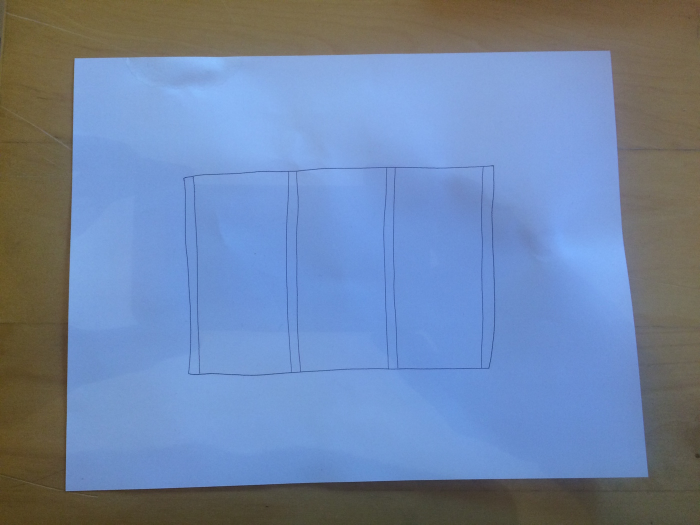
#> input picture find-paper/sample1.jpg, 1400 x 1050 px (shown at 1/2 size)
$ python -i sameLength.py   (imports and definitions only)
#> lines starting #> are read from the running program, lines starting #| are printed output that depends on the picture; after the words box and inside, x2 and y2 are one past the last pixel; in counts of white or black regions, pixels touching at a corner belong together
### source/find_edges.py
import numpy as np
import cv2
from skimage import morphology

# img is a raw color image. find_edges returns a binary image where white is edge.
def find_edges(img):
  img = cv2.medianBlur(img, 15)
  kernel = np.ones((5,5), np.uint8)
  erosion = cv2.erode(img, kernel, iterations=1)
  dilation = cv2.dilate(img, kernel, iterations=1)
  difference = dilation - erosion
  grey = cv2.cvtColor(difference, cv2.COLOR_BGR2GRAY)
  # cv2.adaptiveThreshold(src, maxValue, adaptiveMethod, thresholdType, blockSize, C)
  binarized = cv2.adaptiveThreshold(grey, 255, cv2.ADAPTIVE_THRESH_MEAN_C, cv2.THRESH_BINARY, 7, 0)
  return binarized

### source/find_paper.py
import numpy as np
import cv2
from skimage import morphology

# img should be a binary image showing edges. findPaper returns a contour with
# 4 points that is the outline of the paper.
def find_paper(img):
	(contours, _) = cv2.findContours(img.copy(), cv2.RETR_LIST, cv2.CHAIN_APPROX_SIMPLE)
	boundingBoxes = map(lambda contour: (contour, cv2.boundingRect(contour)), contours)
	sortedC = sorted(boundingBoxes, key=lambda (contour, (x,y,w,h)): w*h, reverse=True)

	# should be the first...
	for (contour, bb) in sortedC:
		# approximate the contour
		perimeter = cv2.arcLength(contour, True)
		approx = cv2.approxPolyDP(contour, 0.02 * perimeter, True)
		# if our approximated contour has four points, then we
		# can assume that we have found our paper
		if len(approx) == 4:
			return approx

### source/extract_paper.py
import numpy as np
import cv2
from skimage import morphology

# img is the raw color image. paper is the contour with four-points that
# outlines the paper in img. extract_paper returns a color image that is
# 1100x850 (US Letter paper) of the perspective-corrected paper.
def extract_paper(img, paper):
  # Figure out the orientation.
  dist01 = np.linalg.norm(paper[0] - paper[1])
  dist03 = np.linalg.norm(paper[0] - paper[3])
  horizontal = dist01 > dist03
  paper = np.array([paper[0] if horizontal else paper[1], paper[1] if horizontal else paper[2], paper[2] if horizontal else paper[3], paper[3] if horizontal else paper[0]], np.float32)

  # us letter: 8.5 by 11
  source = np.array([[0,850], [1100,850], [1100,0], [0,0]], np.float32)
  transformMatrix = cv2.getPerspectiveTransform(paper, source)
  transformed = cv2.warpPerspective(img, transformMatrix, (1100, 850))
  return transformed

### sameLength.py
import cv2
import numpy as np
import random

from source.find_edges import *
from source.find_paper import *
from source.extract_paper import *
from source.white_balance import *
from source.binarize_ink import *
from source.skeletonize import *

def withImage(img):
	imgCopy = img.copy()

	edges = find_edges(img)
	paper = find_paper(edges)

	extracted = extract_paper(img, paper)
	extractedCopy = extracted.copy()

	whiteBalancedImage = white_balance(extracted)
	hsv_image = cv2.cvtColor(whiteBalancedImage, cv2.COLOR_BGR2HSV)

	# TODO: connect red component paths / find crossings
	#~ Threshold the HSV image, keep only the red pixels
	#Python: cv2.inRange(src, lowerb, upperb[, dst])  dst
	# For HSV, Hue range is [0,179], Saturation range is [0,255] and Value range is [0,255].
	lower_red_hue_range = cv2.inRange(hsv_image, (0, 190, 50), (20, 255, 255))
	upper_red_hue_range = cv2.inRange(hsv_image, (160, 190, 50), (179, 255, 255))
	red_hue_image = cv2.addWeighted(lower_red_hue_range, 1.0, upper_red_hue_range, 1.0, 0.0)

	return [imgCopy, extractedCopy, whiteBalancedImage, red_hue_image]

>>> import cv2
>>> picture = cv2.imread('find-paper/sample1.jpg')
#> picture is the input picture: shape (1050, 1400, 3); mean B, G, R 165, 132, 111.3
>>> result = withImage(picture)
#> in find_edges, `difference = dilation - erosion`:
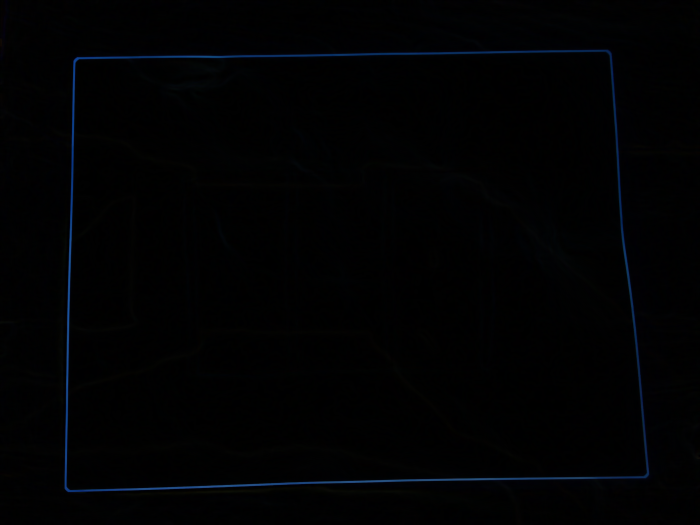
#> difference: shape (1050, 1400, 3) (shown at 1/2 size); mean of channels 0, 1, 2 2.6, 1.6, 1; drawn as B, G, R
#> in find_edges, `binarized = cv2.adaptiveThreshold(grey, 255, cv2.ADAPTIVE_THRESH_MEAN_..`:
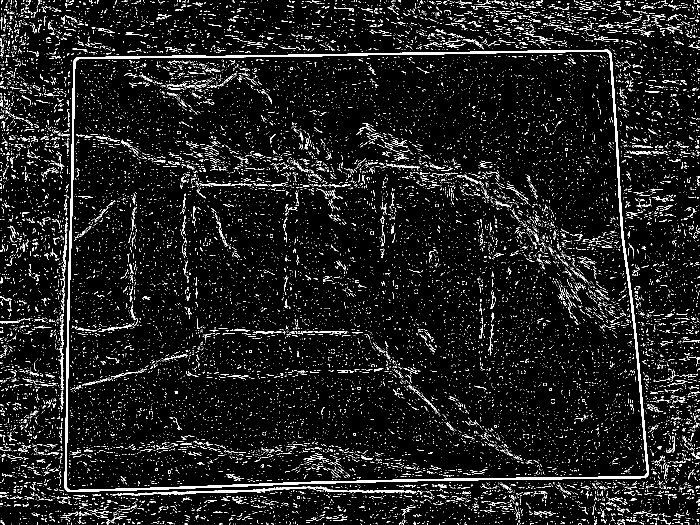
#> binarized: shape (1050, 1400) (shown at 1/2 size); 7.4% white in thin lines or dots
#> in find_paper, `(contours, _) = cv2.findContours(img.copy(), cv2.RETR_LIST, cv2.CHAIN_..`: contours = 18614 contours, 18474 with area under 20; largest, box (x1, y1, x2, y2) and area: (129, 99, 1298, 984) 962797, (132, 102, 1295, 981) 950400, (222, 973, 833, 992) 1619, (125, 443, 135, 556) 210, (120, 695, 127, 780) 202
#> in find_paper, `sortedC = sorted(boundingBoxes, key=lambda (contour, (x,y,w,h)): w*h, ..`: sortedC = 18614 items
#> the loop in find_paper, `for (contour, bb) in sortedC:` made 1 pass
#> (bb, perimeter, approx) on pass 1: ((129, 99, 1169, 885), 4018.1, [[1221, 104], [152, 115], [130, 978], [1291, 956]])
#> in withImage, `paper = find_paper(edges)`: paper = [[1221, 104], [152, 115], [130, 978], [1291, 956]]
#> in extract_paper, `dist01 = np.linalg.norm(paper[0] - paper[1])`: dist01 = 1069.1
#> in extract_paper, `dist03 = np.linalg.norm(paper[0] - paper[3])`: dist03 = 854.9
#> in extract_paper, `horizontal = dist01 > dist03`: horizontal = True
#> in extract_paper, `paper = np.array([paper[0] if horizontal else paper[1], paper[1] if ho..`: paper = [[1221, 104], [152, 115], [130, 978], [1291, 956]]
#> in extract_paper, `transformMatrix = cv2.getPerspectiveTransform(paper, source)`: transformMatrix = [[-1.04, 0.0853, 1259.4], [-0.0189, -0.996, 976.1], [-9.1e-06, 0.000101, 1]]
#> in extract_paper, `transformed = cv2.warpPerspective(img, transformMatrix, (1100, 850))`:
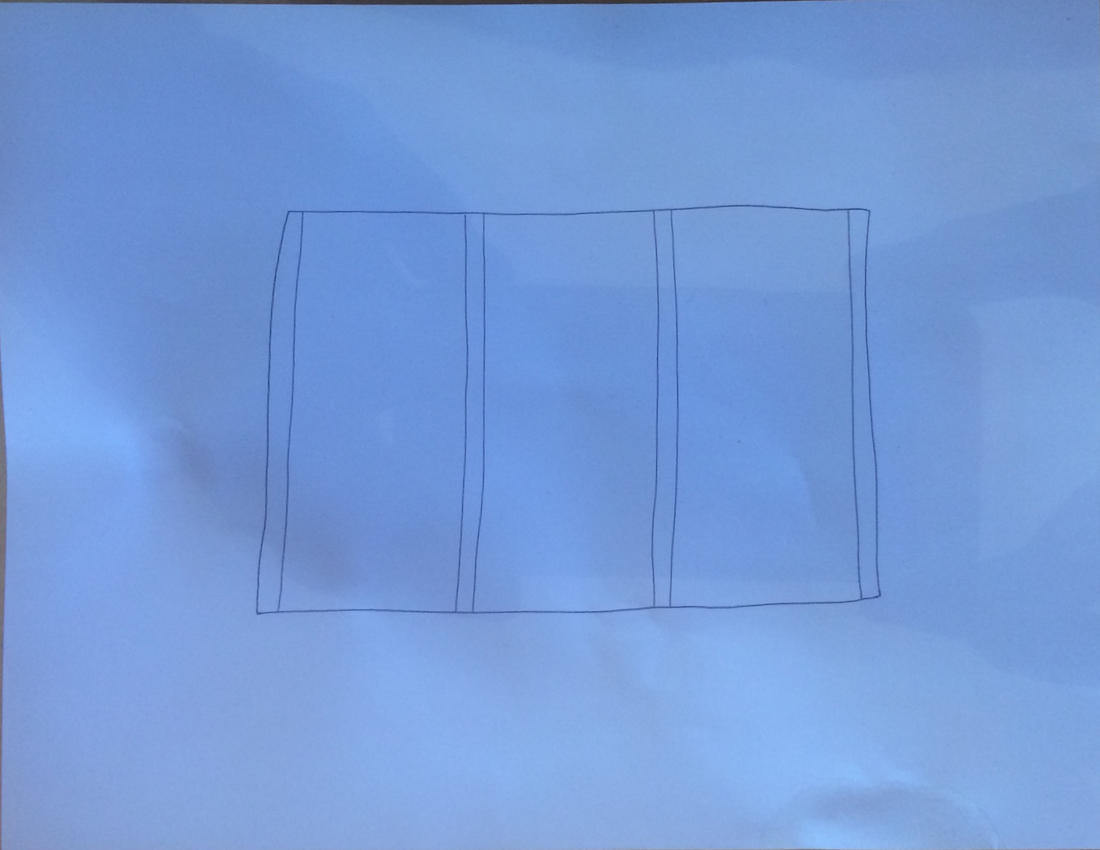
#> transformed: shape (850, 1100, 3); mean B, G, R 216.1, 154.2, 116.7
#> (the run stopped early here; a loop or call above may not have finished)
